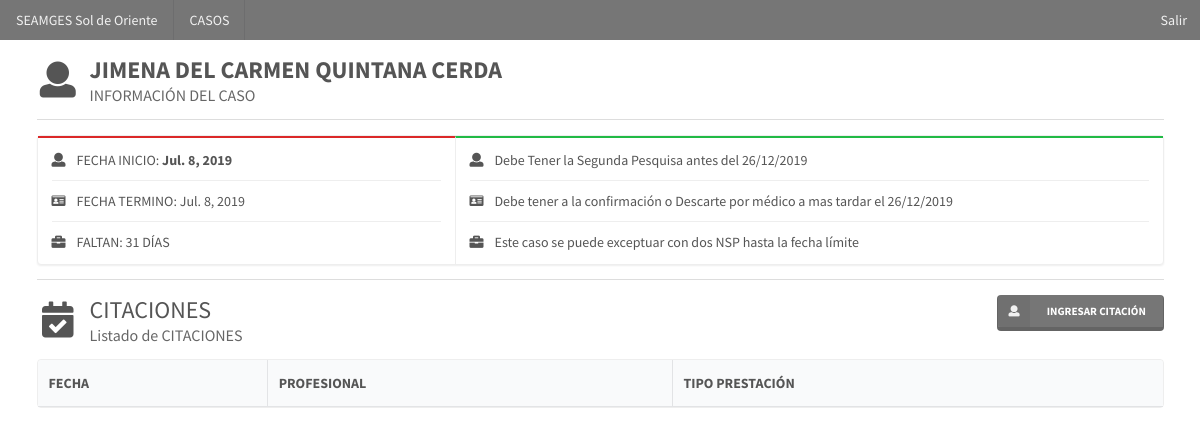
/casos/128/ (signed in), run on the app's committed database.
### casos/models.py (models this page shows)
class Caso(models.Model):
    paciente = models.ForeignKey(Paciente, on_delete=models.CASCADE, verbose_name="Paciente")
    patologia = models.ForeignKey(Patologia, on_delete=models.CASCADE, verbose_name="Patología")
    fecha_inicio = models.DateField(verbose_name="Fecha Inicio")
    fecha_limite = models.DateField(verbose_name="Fecha Límite")
    observacion = models.TextField(verbose_name='Observación')
    vigente = models.BooleanField(verbose_name='Caso Vigente', default=True)
    created = models.DateTimeField(auto_now_add=True, verbose_name="Fecha de creación")
    updated = models.DateTimeField(auto_now=True, verbose_name="Fecha de edición")
    class Meta:
        verbose_name = "Caso"
        verbose_name_plural = "Casos"
        ordering = ['fecha_limite']

### pacientes/models.py (models this page shows, shortened)
class Paciente(models.Model):
    run = models.CharField(max_length=200, verbose_name="RUN", unique=True)
    dv = models.CharField(max_length=1, verbose_name="Dígito Verificador")
    nombres = models.CharField(max_length=50, verbose_name="Nombres")
    apellidos = models.CharField(max_length=50, verbose_name="Apellidos")
    activo = models.BooleanField(default=True, verbose_name="Activo")
    created = models.DateTimeField(auto_now_add=True, verbose_name="Fecha de creación")
    updated = models.DateTimeField(auto_now=True, verbose_name="Fecha de edición")
    class Meta:
        verbose_name = "Paciente"
        verbose_name_plural = "Pacientes"
        ordering = ['-created']

### casos/views.py (the view)
# urls.py: path('<int:pk>/', CasoDetailView.as_view(), name='caso'),
@method_decorator(staff_member_required, name='dispatch')
class CasoDetailView(DetailView):
    model = Caso
    def get_context_data(self, **kwargs):
        context = super(CasoDetailView, self).get_context_data(**kwargs)
        citaciones_listado = Citacion.objects.filter(caso_id=self.object.id)
        context['citaciones_listado'] = citaciones_listado
        return context

### casos/templates/casos/caso_detail.html (shortened to what this page needs)
{% extends 'core/base.html' %}
{% load static %}
{% block content %}
<div>
        <h2 class="ui header floated left">
            <i class="icon user"></i>
            <div class="content"><strong>{{ caso.paciente.nombres}} {{caso.paciente.apellidos}}</strong>
                <div class="sub header">INFORMACIÓN DEL CASO</div>
            </div>
        </h2>
        <div class="ui divider clearing"></div>
        <div class="ui horizontal raised segments">
            <div class="ui red segment">
                <div class="ui animated list divided very relaxed">
                    <div class="item">
                        <i class="user icon"></i>
                        <div class="content">FECHA INICIO: <strong>{{caso.fecha_inicio}}</strong></div>
                    </div>
                    <div class="item">
                        <i class="id card icon"></i>
                        <div class="content">FECHA TERMINO: {{caso.fecha_inicio}}</div>
                    </div>
                    <div class="item">
                        <i class="briefcase icon"></i>
                        <div class="content">FALTAN: 31 DÍAS</div>
                    </div>
                </div>
            </div>
            <div class="ui green segment">
                <div class="ui animated list divided very relaxed">
                    <div class="item">
                        <i class="user icon"></i>
                        <div class="content">Debe Tener la Segunda Pesquisa antes del 26/12/2019</div>
                    </div>
                    <div class="item">
                        <i class="id card icon"></i>
                        <div class="content">Debe tener a la confirmación o Descarte por médico a mas tardar el 26/12/2019</div>
                    </div>
                    <div class="item">
                        <i class="briefcase icon"></i>
                        <div class="content">Este caso se puede exceptuar con dos NSP hasta la fecha límite</div>
                    </div>
                </div>
            </div>
        </div>
        <div class="ui divider clearing"></div>
        <h2 class="ui header floated left">
            <i class="calendar check outline icon"></i>
            <div class="content">CITACIONES
                <div class="sub header">Listado de CITACIONES</div>
            </div>
        </h2>
            <a class="ui right floated small grey labeled icon button"
               data-tooltip="Ingresar un citacion"
               data-inverted=""
               data-position="bottom center"
               href="{% url 'citaciones:create' caso.id %}">
                <i class="user icon"></i>
                INGRESAR CITACIÓN
            </a>
        <table class="ui celled table bordered striped">
            <thead>
            <tr>
                <th>FECHA</th>
                <th>PROFESIONAL</th>
                <th>TIPO PRESTACIÓN</th>
            </tr>
            </thead>
        </table>
    </div>
{% endblock %}

### data on the page
Caso: paciente.nombres "JIMENA DEL CARMEN", paciente.apellidos "QUINTANA CERDA", fecha_inicio "Jul. 8, 2019"
